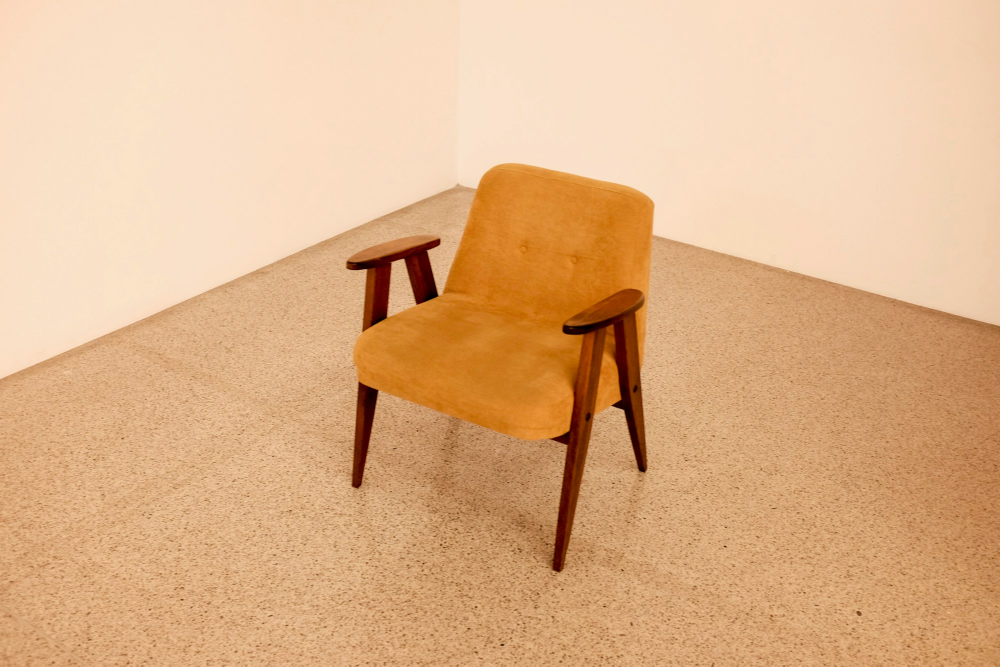
#> input picture assets-src/photos/piece-armchair.jpg, 2000 x 1333 px, given in place of room-living.jpg, which was not available (shown at 1/2 size)
$ python images.py ../assets-src/photos/piece-armchair.jpg
#> lines starting #> are read from the running program, lines starting #| are printed output that depends on the picture; pictures that were not available may be replaced by others from this repository, and a replacement may not be noted
#!/usr/bin/env python3
"""Offline image pipeline (system Python + Pillow, not an npm dependency).

Crops each source photo in assets-src/photos/ around a focal point to its
slot's aspect ratio and writes AVIF + WebP at several widths into
public/img/. The page references them with <picture> + srcset + explicit
width/height (no layout shift) and lazy-loads everything below the fold.

    python3 scripts/images.py            # build all
    python3 scripts/images.py --preview  # also writes assets-src/preview.png
"""
import json
import sys
from pathlib import Path
from PIL import Image, ImageDraw

ROOT = Path(__file__).resolve().parent.parent
SRC = ROOT / 'assets-src' / 'photos'
OUT = ROOT / 'public' / 'img'

# name: (aspect w/h, focal x, focal y, widths)
ROOM = (4 / 3, (640, 960, 1280))
PIECE = (1.0, (360, 560, 800))
WHY = (16 / 10, (480, 800, 1200))
MANIFEST = {
    'room-living': (*ROOM[:1], .5, .62, ROOM[1]),
    'room-bedroom': (*ROOM[:1], .5, .6, ROOM[1]),
    'room-dining': (*ROOM[:1], .55, .55, ROOM[1]),
    'room-office': (*ROOM[:1], .5, .5, ROOM[1]),
    'room-custom': (*ROOM[:1], .45, .5, ROOM[1]),
    'why-workshop': (*WHY[:1], .3, .5, WHY[1]),
    'why-measure': (*WHY[:1], .5, .45, WHY[1]),
    'why-showroom': (*WHY[:1], .5, .5, WHY[1]),
    'why-delivery': (*WHY[:1], .35, .5, WHY[1]),
    'visit-showroom': (4 / 3, .55, .5, (640, 960, 1280)),
    'piece-sofa': (*PIECE[:1], .5, .55, PIECE[1]),
    'piece-armchair': (*PIECE[:1], .52, .55, PIECE[1]),
    'piece-coffee': (*PIECE[:1], .5, .62, PIECE[1]),
    'piece-bed': (*PIECE[:1], .6, .6, PIECE[1]),
    'piece-wardrobe': (*PIECE[:1], .5, .5, PIECE[1]),
    'piece-dresser': (*PIECE[:1], .45, .55, PIECE[1]),
    'piece-dining': (*PIECE[:1], .5, .6, PIECE[1]),
    'piece-sideboard': (*PIECE[:1], .45, .55, PIECE[1]),
    'piece-desk': (*PIECE[:1], .5, .6, PIECE[1]),
    'piece-officechair': (*PIECE[:1], .55, .6, PIECE[1]),
    'piece-storage': (*PIECE[:1], .5, .5, PIECE[1]),
}


def crop(im, aspect, fx, fy):
    w, h = im.size
    if w / h > aspect:  # too wide: crop width
        cw, ch = round(h * aspect), h
    else:  # too tall: crop height
        cw, ch = w, round(w / aspect)
    x = min(max(round(fx * w - cw / 2), 0), w - cw)
    y = min(max(round(fy * h - ch / 2), 0), h - ch)
    return im.crop((x, y, x + cw, y + ch))


def main():
    OUT.mkdir(parents=True, exist_ok=True)
    previews = []
    manifest = {}
    for name, (aspect, fx, fy, widths) in MANIFEST.items():
        im = Image.open(SRC / f'{name}.jpg').convert('RGB')
#> im is the input picture: PIL image 2000x1333 RGB; mean R, G, B 223.1, 179.1, 137.5
        c = crop(im, aspect, fx, fy)
#> in crop, `return im.crop((x, y, x + cw, y + ch))`:
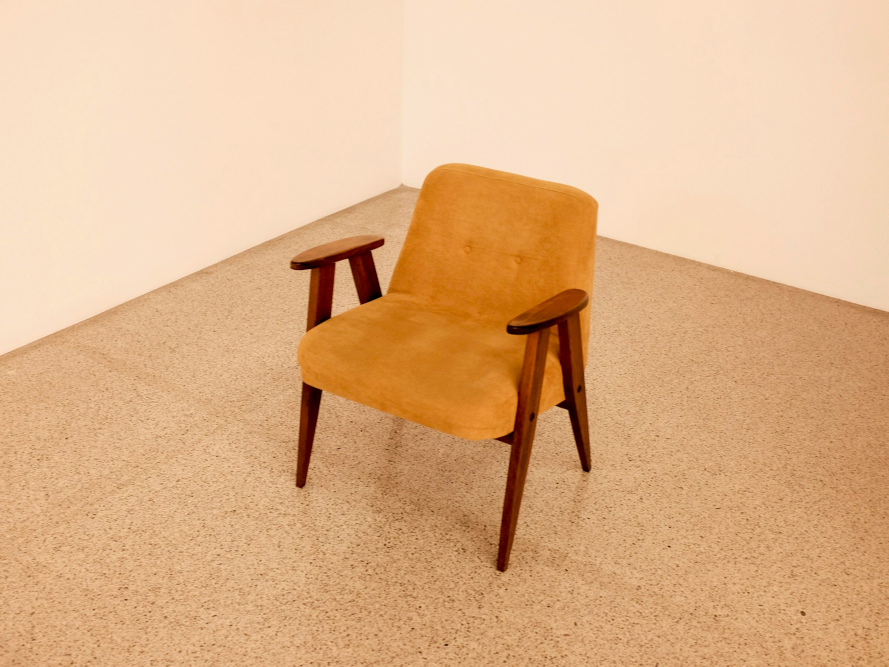
#> returned value: PIL image 1777x1333 RGB (shown at 1/2 size); mean R, G, B 222.8, 178.5, 136.5
        for w in widths:
            if w > c.width:
                continue
            r = c.resize((w, round(w / aspect)), Image.LANCZOS)
            r.save(OUT / f'{name}-{w}.avif', quality=52, speed=6)
            r.save(OUT / f'{name}-{w}.webp', quality=78, method=6)
#> this loop made 3 passes
#> pass 1, in main, `r = c.resize((w, round(w / aspect)), Image.LANCZOS)`:
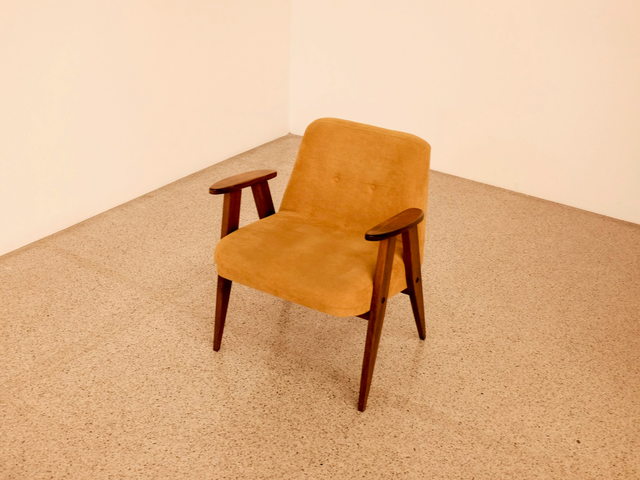
#> r: PIL image 640x480 RGB; mean R, G, B 222.8, 178.5, 136.5
        done = [w for w in widths if w <= c.width]
#> done = [640, 960, 1280]
        manifest[name] = {'widths': done, 'width': done[-1], 'height': round(done[-1] / aspect)}
        previews.append((name, c))
        print(f'{name}: {c.size} → {", ".join(map(str, widths))}')
#| room-living: (1777, 1333) → 640, 960, 1280
#> pass 2 of the loop in main, `for name, (aspect, fx, fy, widths) in MANIFEST.items():`:
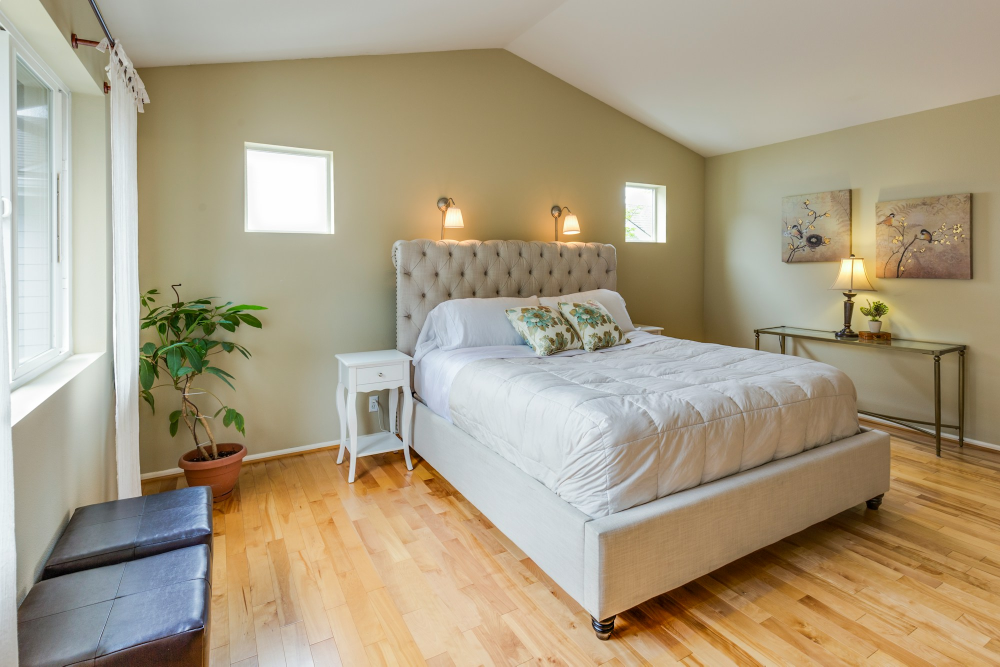
#> input picture assets-src/photos/piece-bed.jpg, 2000 x 1333 px, given in place of room-bedroom.jpg, which was not available (shown at 1/2 size)
#> in main, im is the input picture: PIL image 2000x1333 RGB; mean R, G, B 170, 157.4, 132.7
#> in crop (call 2), `return im.crop((x, y, x + cw, y + ch))`:
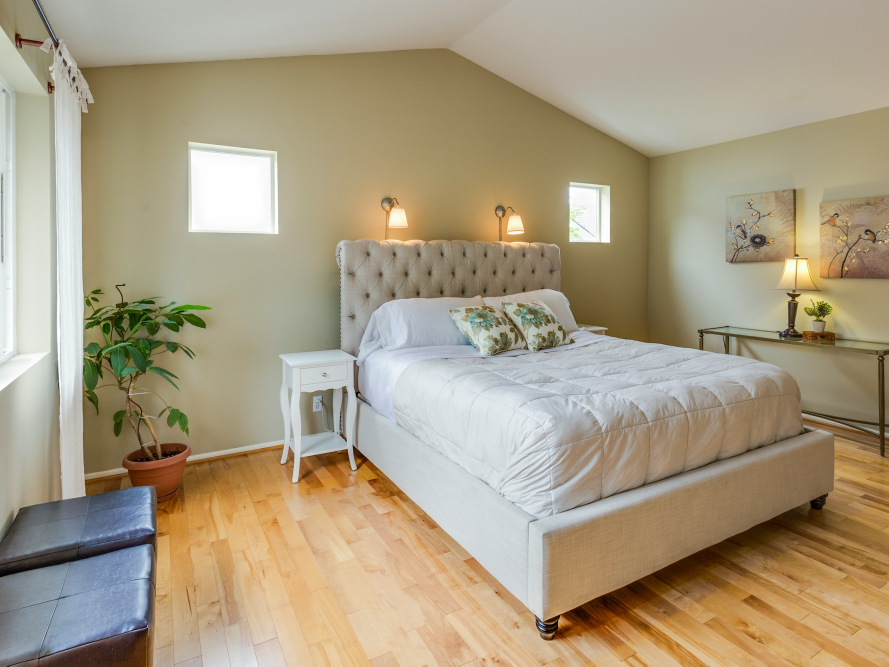
#> returned value: PIL image 1777x1333 RGB (shown at 1/2 size); mean R, G, B 169.4, 156.4, 131.3
#> the loop in main, `for w in widths:` made 3 passes
#> pass 1, in main, `r = c.resize((w, round(w / aspect)), Image.LANCZOS)`:
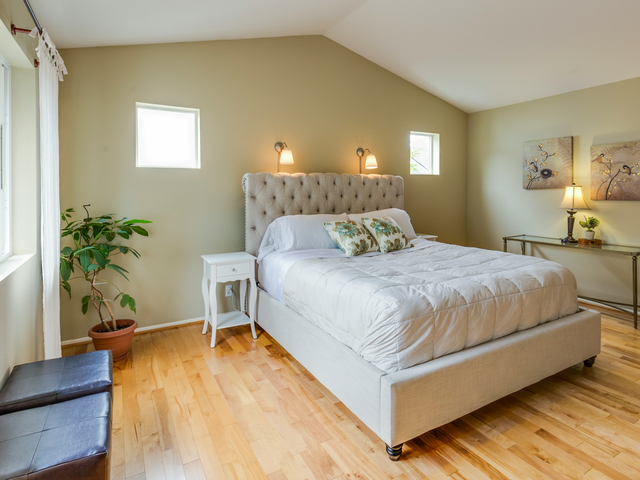
#> r: PIL image 640x480 RGB; mean R, G, B 169.3, 156.4, 131.3
#| room-bedroom: (1777, 1333) → 640, 960, 1280
    # read by the nagary-i18n plugin (vite.config.js) to write <picture> markup
    (ROOT / 'src' / 'img-manifest.json').write_text(json.dumps(manifest, indent=2) + '\n')
    if '--preview' in sys.argv:
        cols, cw, chh = 6, 300, 260
        rows = (len(previews) + cols - 1) // cols
        sheet = Image.new('RGB', (cols * cw, rows * chh), (40, 40, 40))
        d = ImageDraw.Draw(sheet)
        for i, (name, c) in enumerate(previews):
            t = c.copy()
            t.thumbnail((cw - 8, chh - 30))
            x, y = (i % cols) * cw, (i // cols) * chh
            sheet.paste(t, (x + 4, y + 4))
            d.text((x + 6, y + chh - 22), name, fill=(255, 255, 0))
        sheet.save(ROOT / 'assets-src' / 'preview.png')


if __name__ == '__main__':
#> (the run stopped early here; a loop or call above may not have finished)
